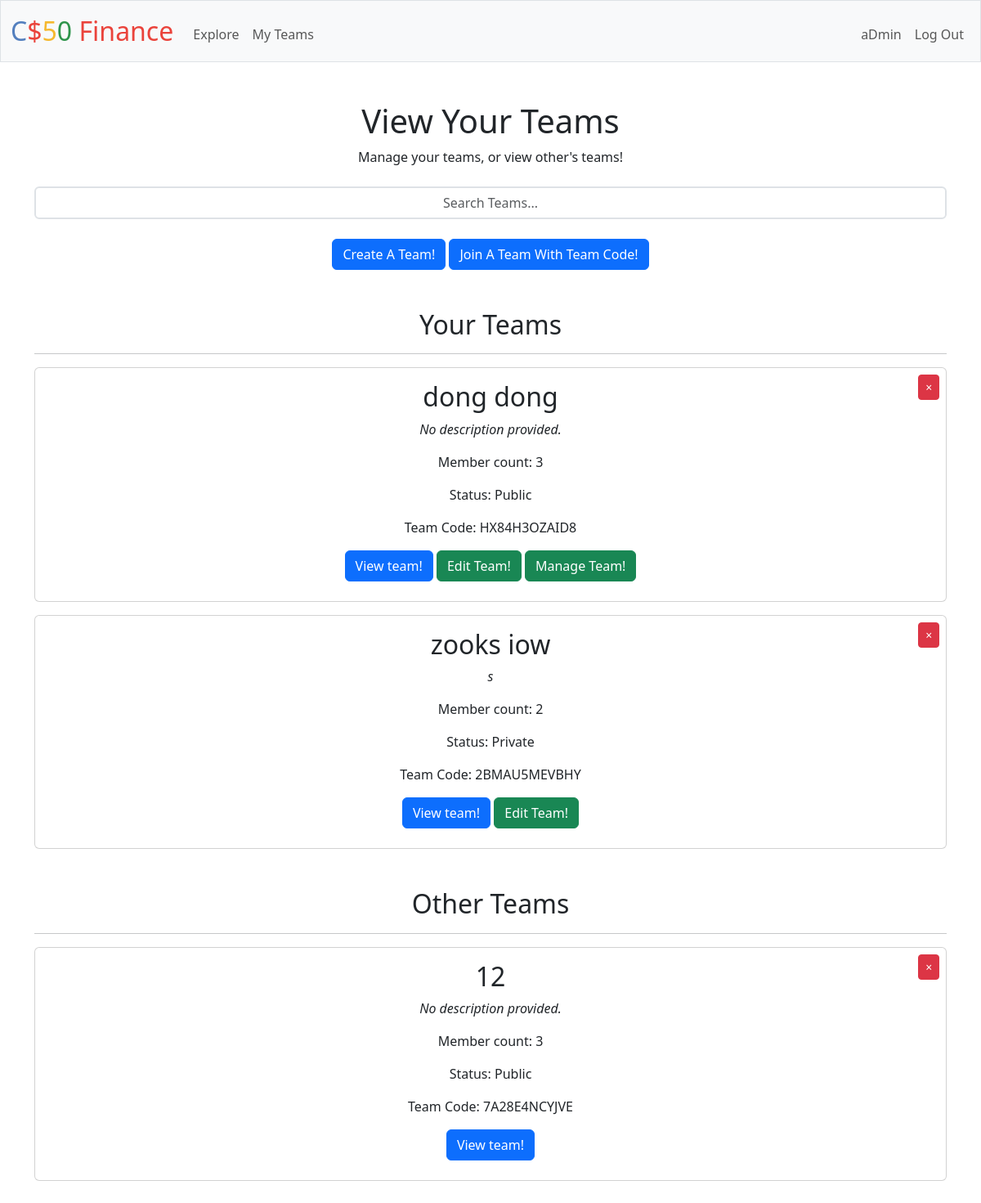
Page /teams (signed in) on the committed database.
### tables this page shows
CREATE TABLE "team_members" (
    "team_id"   INTEGER NOT NULL,
    "user_id"   INTEGER NOT NULL,
    "privilege" TEXT,
    CONSTRAINT "fk_team_members_team_id" FOREIGN KEY("team_id") REFERENCES "teams"("id") ON DELETE CASCADE,
    CONSTRAINT "fk_team_members_user_id" FOREIGN KEY("user_id") REFERENCES "users"("id") ON DELETE CASCADE
);

CREATE TABLE "teams" (
    "id"    INTEGER NOT NULL UNIQUE,
    "code"  TEXT NOT NULL,
    "name"  TEXT NOT NULL UNIQUE,
    "description" TEXT,
    "access_type" TEXT NOT NULL,
    PRIMARY KEY("id" AUTOINCREMENT)
);

### app.py (the view)
@app.route("/teams", methods=["GET"])
@login_required
def view_teams():
    search_query = request.args.get("search", "")
    if search_query:
        teams = db.execute("""
            SELECT teams.id, teams.name, teams.description, team_members.privilege,
                (SELECT COUNT(*) FROM team_members WHERE team_members.team_id = teams.id) AS member_count
            FROM teams
            JOIN team_members ON teams.id = team_members.team_id
            WHERE team_members.user_id = ?
            AND teams.name LIKE ?
            ORDER BY team_members.privilege
            """, session["user_id"], f"%{search_query}%")
    else:
        teams = db.execute("""
            SELECT teams.id, teams.name, teams.description, teams.code, teams.access_type, team_members.privilege,
                (SELECT COUNT(*) FROM team_members WHERE team_members.team_id = teams.id) AS member_count
            FROM teams
            JOIN team_members ON teams.id = team_members.team_id
            WHERE team_members.user_id = ?
            ORDER BY team_members.privilege
            """, session["user_id"])
    return render_template("teams.html", teams=teams)

### app.py (called while the page is built)
@app.after_request
def after_request(response):
    response.headers["Cache-Control"] = "no-cache, no-store, must-revalidate"
    response.headers["Expires"] = 0
    response.headers["Pragma"] = "no-cache"
    return response

### helpers.py (called while the page is built)
def login_required(f):
    @wraps(f)
    def decorated_function(*args, **kwargs):
        if session.get("user_id") is None:
            flash("You must be logged in to access this page.")
            return render_template("login.html", request_path=request.path)
        return f(*args, **kwargs)
    return decorated_function

    def execute(self, query, *args):
        conn = sqlite3.connect(self.database_path)
        conn.row_factory = sqlite3.Row  # This makes rows behave like dictionaries
        cursor = conn.cursor()
        try:
            cursor.execute(query, args)
            if query.strip().upper().startswith('SELECT'):
                rows = cursor.fetchall()
                result = [dict(row) for row in rows]  # Convert to list of dicts
            elif query.strip().upper().startswith('INSERT'):
                conn.commit()
                result = cursor.lastrowid  # Return the ID of inserted row
            else:
                conn.commit()
                result = cursor.rowcount  # Return number of affected rows
            return result
        finally:
            conn.close()

### templates/teams.html (shortened to what this page needs)
{% extends "layout.html" %}
{% block main %}
    <h1 class="text-center">View Your Teams</h1>
    <p class="text-center pb-2">Manage your teams, or view other's teams!</p>
    <form>
        <input type="text" autocomplete="off" class="form-control mb-4 team-search" id="search-input" name="search" placeholder="Search Teams...">
    </form>
    <div class="text-center">
        <button type="button" class="btn btn-primary" data-bs-toggle="modal" data-bs-target="#create-team-modal">
            Create A Team!
        </button>
        <button type="button" class="btn btn-primary" data-bs-toggle="modal" data-bs-target="#join-code-modal">
            Join A Team With Team Code!
        </button>
    </div>
    <div id="team-related">
        {% set your_teams = teams | selectattr("privilege", "in", ["admin", "edit"]) | list %}
        {% set other_teams = teams | selectattr("privilege", "equalto", "read") | list %}
        {% if your_teams %}
        <div id="your-teams-section">
            <h2 class="mt-5">Your Teams</h2>
            <hr>
            {% for team in your_teams %}
                <div class="card text-center mb-3">
                    <button type="button" class="btn btn-danger btn-sm position-absolute top-0 end-0 m-2" data-bs-toggle="modal" data-bs-target="#leave-teams-modal" data-team-id="{{ team.id }}" data-team-name="{{ team.name }}" style="z-index: 10;" title="Leave Team">
                        <i>&times;</i>
                    </button>
                    <div class="card-body" draggable="false">
                        <h2 class="card-title">{{ team.name }}</h2>
                        {% if team.description %}
                            <p class="card-text"><i>{{ team.description }}</i></p>
                        {% else %}
                            <p class="card-text"><i>No description provided.</i></p>
                        {% endif %}
                        <p class="card-text">Member count: {{ team.member_count }}</p>
                        <p class="card-text">Status: {{ team.access_type.capitalize() }}</p>
                        <p class="card-text">Team Code: {{ team.code }}</p>
                        <a href="/team/{{ team.name }}" class="btn btn-primary mb-2">View team!</a>
                        <button class="btn btn-success mb-2">Edit Team!</button>
                        {% if team.privilege == "admin" %}
                            <a href="/manage_team/{{ team.name }}" class="btn btn-success mb-2">Manage Team!</a>
                        {% endif %}
                    </div>
                </div>
            {% endfor %}
        </div>
        {% endif %}
        {% if other_teams %}
        <div id="other-teams-section">
            <h2 class="mt-5">Other Teams</h2>
            <hr>
            {% for team in other_teams %}
                <div class="card text-center mb-3 position-relative">
                    <button type="button" class="btn btn-danger btn-sm position-absolute top-0 end-0 m-2" data-bs-toggle="modal" data-bs-target="#leave-teams-modal" data-team-id="{{ team.id }}" data-team-name="{{ team.name }}" style="z-index: 10;" title="Leave Team">
                        <i>&times;</i>
                    </button>
                    <div class="card-body">
                          <h2 class="card-title">{{ team.name }}</h2>
                        {% if team.description %}
                            <p class="card-text"><i>{{ team.description }}</i></p>
                        {% else %}
                            <p class="card-text"><i>No description provided.</i></p>
                        {% endif %}
                        <p class="card-text">Member count: {{ team.member_count }}</p>
                        <p class="card-text">Status: {{ team.access_type.capitalize() }}</p>
                        {% if team.access_type == "public" %}
                            <p class="card-text">Team Code: {{ team.code }}</p>
                        {% endif %}
                        <a href="/team/{{ team.name }}" class="btn btn-primary mb-2">View team!</a>
                    </div>
                </div>
            {% endfor %}
        </div>
        {% endif %}
    </div>
{% endblock %}

### templates/layout.html (shortened to what this page needs)
<!DOCTYPE html>
<html lang="en">
    <head>
        <link href="https://cdn.jsdelivr.net/npm/bootstrap@5.3.3/dist/css/bootstrap.min.css" rel="stylesheet">
        <link href="/static/styles.css" rel="stylesheet">
    </head>
    <body>
        <nav class="bg-light border navbar navbar-expand-md navbar-light">
            <div class="container-fluid">
                <a class="navbar-brand" href="/"><span class="blue">C</span><span class="red">$</span><span class="yellow">5</span><span class="green">0</span> <span class="red">Finance</span></a>
                <div class="collapse navbar-collapse" id="navbar">
                    {% if session["user_id"] %}
                        <ul class="navbar-nav me-auto mt-2">
                            <li class="nav-item"><a class="nav-link btn" href="/explore">Explore</a></li>
                            <li class="nav-item"><a class="nav-link btn" href="/teams">My Teams</a></li>
                        </ul>
                        <ul class="navbar-nav ms-auto mt-2">
                            <li class="nav-item"><a class="nav-link btn" href="/account">{{ session["username"] }}</a></li>
                            <li class="nav-item"><a class="nav-link btn" href="/logout">Log Out</a></li>
                        </ul>
                    {% else %}
                        <ul class="navbar-nav ms-auto mt-2">
                            <li class="nav-item"><a class="nav-link btn" href="/register">Register</a></li>
                            <li class="nav-item"><a class="nav-link btn" href="/login">Log In</a></li>
                        </ul>
                    {% endif %}
                </div>
            </div>
        </nav>
        <main class="container py-5 text-center">
            {% block main %}{% endblock %}
        </main>
    </body>
</html>

### static/styles.css (style rules this page uses)
nav .navbar-brand { font-size: xx-large; }
nav .navbar-brand .blue { color: #537fbe; }
nav .navbar-brand .red { color: #ea433b; }
nav .navbar-brand .yellow { color: #f5b82e; }
nav .navbar-brand .green { color: #2e944b; }
.card, .btn, .form-control { transition: opacity 0.2s, transform 0.2s; }
.team-search { border-width: 2px; text-align: center; }

### rows in the picture
team_members: username "aDmin", name "dong dong", shows "No description provided.", member_count "3", access_type "Public", code "HX84H3OZAID8"
team_members: name "zooks iow", description "s", member_count "2", access_type "Private", code "2BMAU5MEVBHY"
team_members: name "12", member_count "3", access_type "Public", code "7A28E4NCYJVE"
